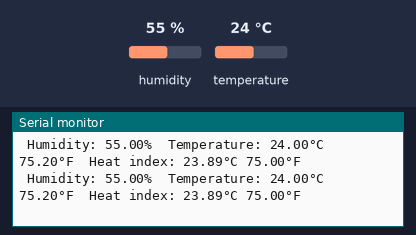
The sketch below on a simulated Arduino Uno, built with avr-gcc and run on an emulated ATmega328P. Parts: the last lines printed to the serial monitor. Inputs (shaded band) come from the test bench; at power-on: temperature 24 °C, humidity 55 %.

Above: at 2.9 s.
3.0 s: temperature set to 33 °C
At 4.27 s:
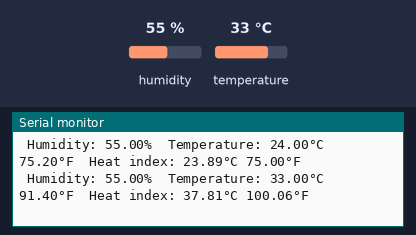
9.1 s: humidity set to 22 %
At 9.1 s:
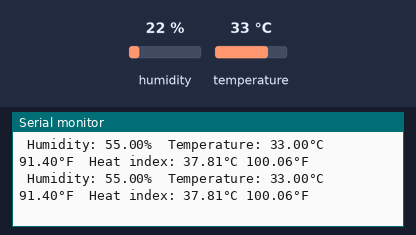
15.2 s: humidity set to 68 %
At 15.26 s:
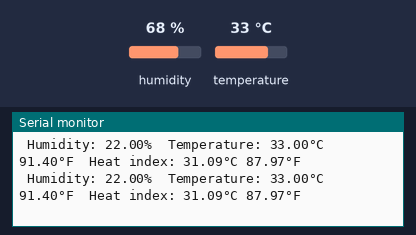
21.3 s: temperature set to 12 °C
At 21.37 s:
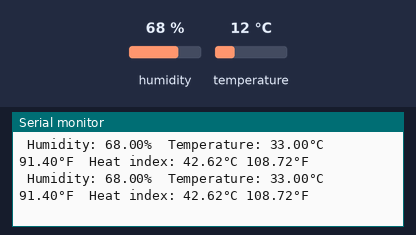
27.4 s: temperature set to 41 °C
At 27.44 s:
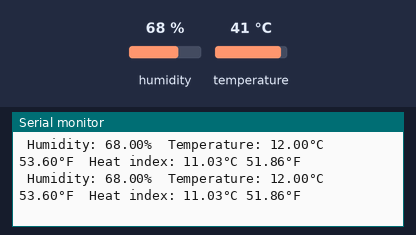
33.5 s: temperature set to 19 °C
At 33.52 s:
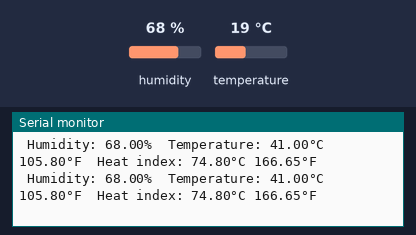
Timing chart, 0 to 36.5 s (numbered marks = the images above; inputs shaded):
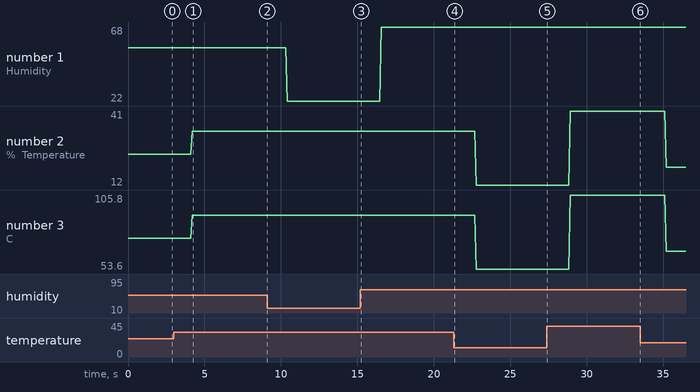

The sketch:

dht11Sensor.ino
```cpp
#include "DHT.h"
#define DHTPIN 2     // Digital pin connected to the DHT sensor
#define DHTTYPE DHT11   // DHT 11

DHT dht(DHTPIN, DHTTYPE);

void setup() {
  Serial.begin(9600);
  Serial.println(F("DHTxx test!"));

  dht.begin();
}

void loop(){
  float h = dht.readHumidity();        // read humidity
  float t = dht.readTemperature();     // read temperature
  float f = dht.readTemperature(true);

float hif = dht.computeHeatIndex(f, h);
float hic = dht.computeHeatIndex(t, h, false);

Serial.print(F(" Humidity: "));
Serial.print(h);
Serial.print(F("%  Temperature: "));
Serial.print(t);
Serial.print(F("°C "));
Serial.print(f);
Serial.print(F("°F  Heat index: "));
Serial.print(hic);
Serial.print(F("°C "));
Serial.print(hif);
Serial.println(F("°F"));

}
```

Measured:
- after the input at 3.0 s, the serial monitor: prints a new line after 1.2 s (image 1)
- plotted number 1: 55 → 22 after the input at 9.1 s, 22 → 68 after the input at 15.2 s
- plotted number 2: 24 → 33 after the input at 3.0 s, 33 → 12 after the input at 21.3 s, 12 → 41 after the input at 27.4 s, 41 → 19 after the input at 33.5 s
- plotted number 3: 75.2 → 91.4 after the input at 3.0 s, 91.4 → 53.6 after the input at 21.3 s, 53.6 → 105.8 after the input at 27.4 s, 105.8 → 66.2 after the input at 33.5 s
